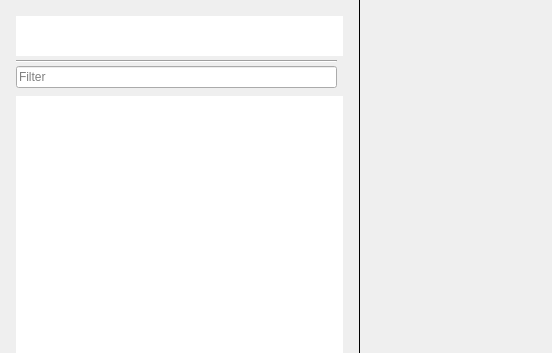
<?xml version="1.0" encoding="UTF-8"?>
<ui version="4.0">
 <class>AccessibleResourcesWidget</class>
 <widget class="QWidget" name="AccessibleResourcesWidget">
  <property name="geometry">
   <rect>
    <x>0</x>
    <y>0</y>
    <width>552</width>
    <height>353</height>
   </rect>
  </property>
  <layout class="QHBoxLayout" name="horizontalLayout">
   <property name="spacing">
    <number>0</number>
   </property>
   <property name="leftMargin">
    <number>0</number>
   </property>
   <property name="topMargin">
    <number>0</number>
   </property>
   <property name="rightMargin">
    <number>0</number>
   </property>
   <property name="bottomMargin">
    <number>0</number>
   </property>
   <item>
    <widget class="QWidget" name="resourcesListWidget" native="true">
     <layout class="QVBoxLayout" name="resourceListLayout">
      <property name="spacing">
       <number>0</number>
      </property>
      <property name="leftMargin">
       <number>16</number>
      </property>
      <property name="topMargin">
       <number>16</number>
      </property>
      <property name="rightMargin">
       <number>16</number>
      </property>
      <property name="bottomMargin">
       <number>0</number>
      </property>
      <item>
       <widget class="QnTreeView" name="controlsTreeView">
        <property name="sizePolicy">
         <sizepolicy hsizetype="Expanding" vsizetype="Maximum">
          <horstretch>0</horstretch>
          <verstretch>0</verstretch>
         </sizepolicy>
        </property>
        <property name="maximumSize">
         <size>
          <width>16777215</width>
          <height>40</height>
         </size>
        </property>
        <property name="frameShape">
         <enum>QFrame::NoFrame</enum>
        </property>
        <property name="verticalScrollBarPolicy">
         <enum>Qt::ScrollBarAlwaysOff</enum>
        </property>
        <property name="horizontalScrollBarPolicy">
         <enum>Qt::ScrollBarAlwaysOff</enum>
        </property>
        <property name="sizeAdjustPolicy">
         <enum>QAbstractScrollArea::AdjustToContents</enum>
        </property>
        <property name="editTriggers">
         <set>QAbstractItemView::NoEditTriggers</set>
        </property>
        <property name="selectionMode">
         <enum>QAbstractItemView::NoSelection</enum>
        </property>
        <property name="rootIsDecorated">
         <bool>false</bool>
        </property>
        <property name="uniformRowHeights">
         <bool>true</bool>
        </property>
        <property name="allColumnsShowFocus">
         <bool>true</bool>
        </property>
        <property name="headerHidden">
         <bool>true</bool>
        </property>
       </widget>
      </item>
      <item>
       <widget class="QWidget" name="filter" native="true">
        <layout class="QVBoxLayout" name="verticalLayout_2">
         <property name="spacing">
          <number>0</number>
         </property>
         <property name="leftMargin">
          <number>0</number>
         </property>
         <property name="topMargin">
          <number>0</number>
         </property>
         <property name="rightMargin">
          <number>6</number>
         </property>
         <property name="bottomMargin">
          <number>8</number>
         </property>
         <item>
          <widget class="Line" name="line">
           <property name="minimumSize">
            <size>
             <width>0</width>
             <height>10</height>
            </size>
           </property>
           <property name="orientation">
            <enum>Qt::Horizontal</enum>
           </property>
          </widget>
         </item>
         <item>
          <widget class="QLineEdit" name="filterLineEdit">
           <property name="placeholderText">
            <string>Filter</string>
           </property>
          </widget>
         </item>
        </layout>
       </widget>
      </item>
      <item>
       <widget class="QnTreeView" name="resourcesTreeView">
        <property name="frameShape">
         <enum>QFrame::NoFrame</enum>
        </property>
        <property name="horizontalScrollBarPolicy">
         <enum>Qt::ScrollBarAlwaysOff</enum>
        </property>
        <property name="editTriggers">
         <set>QAbstractItemView::NoEditTriggers</set>
        </property>
        <property name="dragDropMode">
         <enum>QAbstractItemView::DragOnly</enum>
        </property>
        <property name="selectionMode">
         <enum>QAbstractItemView::ExtendedSelection</enum>
        </property>
        <property name="autoExpandDelay">
         <number>500</number>
        </property>
        <property name="rootIsDecorated">
         <bool>false</bool>
        </property>
        <property name="uniformRowHeights">
         <bool>true</bool>
        </property>
        <property name="allColumnsShowFocus">
         <bool>true</bool>
        </property>
        <property name="headerHidden">
         <bool>true</bool>
        </property>
       </widget>
      </item>
     </layout>
    </widget>
   </item>
   <item>
    <widget class="Line" name="verticalLine">
     <property name="maximumSize">
      <size>
       <width>1</width>
       <height>16777215</height>
      </size>
     </property>
     <property name="frameShadow">
      <enum>QFrame::Plain</enum>
     </property>
     <property name="orientation">
      <enum>Qt::Vertical</enum>
     </property>
    </widget>
   </item>
   <item>
    <widget class="QnResourceDetailsWidget" name="detailsWidget" native="true">
     <property name="minimumSize">
      <size>
       <width>192</width>
       <height>0</height>
      </size>
     </property>
     <property name="maximumSize">
      <size>
       <width>192</width>
       <height>16777215</height>
      </size>
     </property>
    </widget>
   </item>
  </layout>
 </widget>
 <customwidgets>
  <customwidget>
   <class>QnResourceDetailsWidget</class>
   <extends>QWidget</extends>
   <header location="global">ui/widgets/resource_details_widget.h</header>
   <container>1</container>
  </customwidget>
  <customwidget>
   <class>QnTreeView</class>
   <extends>QTreeView</extends>
   <header location="global">ui/widgets/common/tree_view.h</header>
  </customwidget>
 </customwidgets>
 <resources/>
 <connections/>
</ui>
